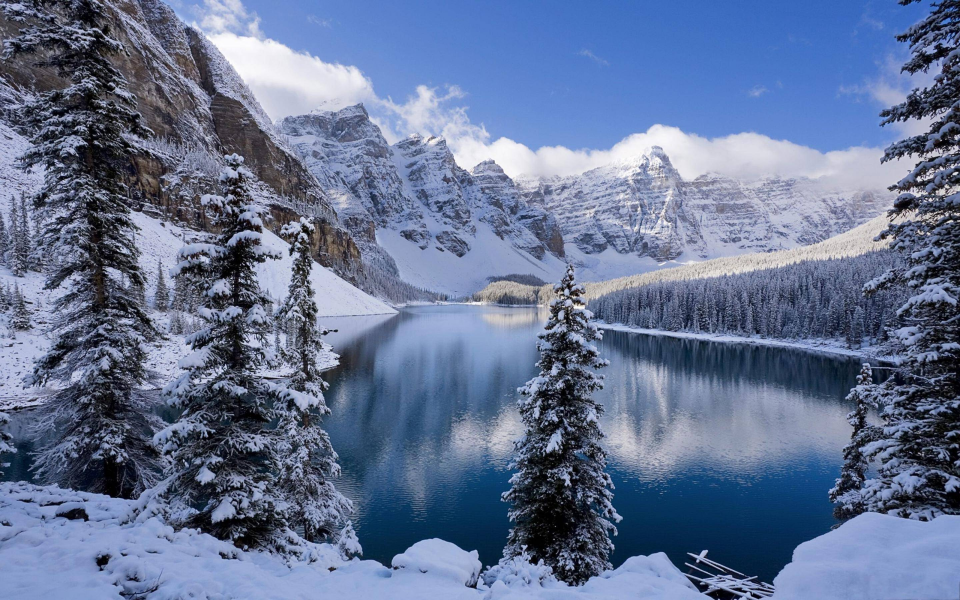
#> input picture data/winter.jpeg, 2880 x 1800 px, found by its file name (shown at 1/3 size)
$ python run.py
#> lines starting #> are read from the running program, lines starting #| are printed output that depends on the picture
### image_abstraction/process_image.py
import numpy as np
import cv2 as cv
import logging
from matplotlib import pyplot as plt
from time import perf_counter

logging.basicConfig(level=logging.INFO)


def load_image(file, max_dim):
    """Loads and resizes image from file"""
    img = cv.imread(file)
    logging.info(f'Image loaded with dimensions: {img.shape}')
    is_too_large = max(img.shape) > max_dim
    if is_too_large:
        h, w, _ = img.shape

        # scale image down to be within dimension constraint
        scale = (max(img.shape) - max_dim) / max(img.shape)
        dim = (int(w * scale), int(h * scale))
        img = cv.resize(img, dim)
        logging.info(f'Image resized to dimensions: {img.shape}')
    return img


def quantize_img_colours(img, k):
    """Uses kmeans algorithm to reduce image to 'k' number of
    colours
    """
    start = perf_counter()
    logging.info(f'Starting image quantization with {k} clusters')

    i = np.float32(img).reshape(-1, 3)
    condition = (cv.TERM_CRITERIA_EPS + cv.TERM_CRITERIA_MAX_ITER, 20, 1.0)
    _, label, center = cv.kmeans(i, k, None, condition, 10,
                                 cv.KMEANS_RANDOM_CENTERS)
    center = np.uint8(center)
    final_img = center[label.flatten()]
    final_img = final_img.reshape(img.shape)
    end = perf_counter()
    logging.info(f'Image quantized in {end - start} seconds')
    return final_img


def get_colour_counts(img):
    """Calculates pixel count of each colour in an image, returns
    dict containing colour-count pairs
    """
    start = perf_counter()
    logging.info('Getting pixel colour counts')
    h, w, _ = img.shape
    colours = {}
    for row in range(h):
        for col in range(w):
            colour = tuple(img[row, col])
            if colour in colours:
                colours[colour] += 1
            else:
                colours[colour] = 1
    end = perf_counter()
    logging.info(f'Image pixels counted in {end - start} seconds')
    return colours


def plot_colour_hist(colours):
    """Plots histogram of pixel colour distribution of an image"""
    c = [bgr_to_hex(key) for key in colours]
    plt.bar(range(len(colours)), colours.values(), color=c)
    plt.show()


def bgr_to_hex(bgr):
    """Converts BGR 3-tuple to RGBA 4-tuple"""
    b, g, r = bgr
    return '#%02x%02x%02x%02x' % (r, g, b, 255)

### run.py
from image_abstraction import abstract_art as abst, process_image as proc
import cv2 as cv
import argparse


def main():
    parser = argparse.ArgumentParser()
    parser.add_argument(
        "-f", "--file", default='winter.jpeg', type=str,
        help="Name of image file in image directory"
    )
    parser.add_argument(
        "-k", "--kclusters", default=5, type=int,
        help="Number of clusters to quantize image pixel colours into"
    )
    parser.add_argument(
        "-o", "--outdim", default="1080x1080", type=str,
        help="Image dimensions of output image"
    )
    parser.add_argument(
        "-i", "--indim", default=1920, type=int,
        help="Maximum dimension which input image will be reduced to before "
             "processing"
    )
    args = parser.parse_args()
    width, height = args.outdim.split('x')
    dim = (int(height), int(width), 3)  # shape of abstract image

    # load and colour quantize input image
    img = proc.load_image(args.file, args.indim)
#> in load_image, img is the input picture: shape (1800, 2880, 3); mean B, G, R 148.7, 115.5, 100.3
#> in load_image, `img = cv.resize(img, dim)`:
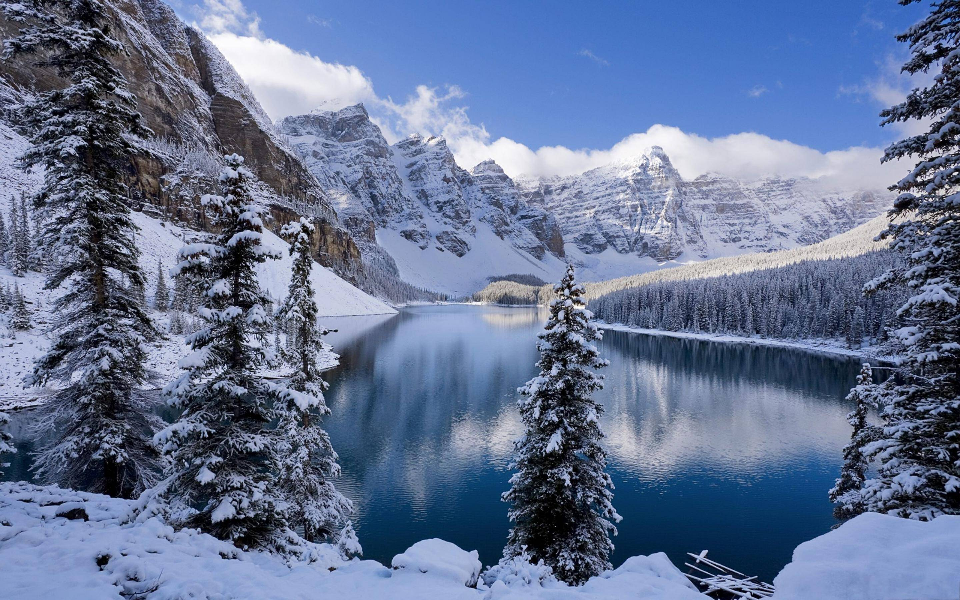
#> img: shape (600, 960, 3); mean B, G, R 148.7, 115.5, 100.2
    img = proc.quantize_img_colours(img, args.kclusters)
#> in quantize_img_colours, `_, label, center = cv.kmeans(i, k, None, condition, 10, cv.KMEANS_RAND..`: center = [[197.4, 160.2, 145.9], [179.4, 125.6, 98.56], [50.09, 31.92, 20.8], [222, 204.4, 201.2], [107.2, 81.8, 69.48]]
#> in quantize_img_colours, `center = np.uint8(center)`: center = [[197, 160, 145], [179, 125, 98], [50, 31, 20], [221, 204, 201], [107, 81, 69]]
#> in quantize_img_colours, `final_img = final_img.reshape(img.shape)`:
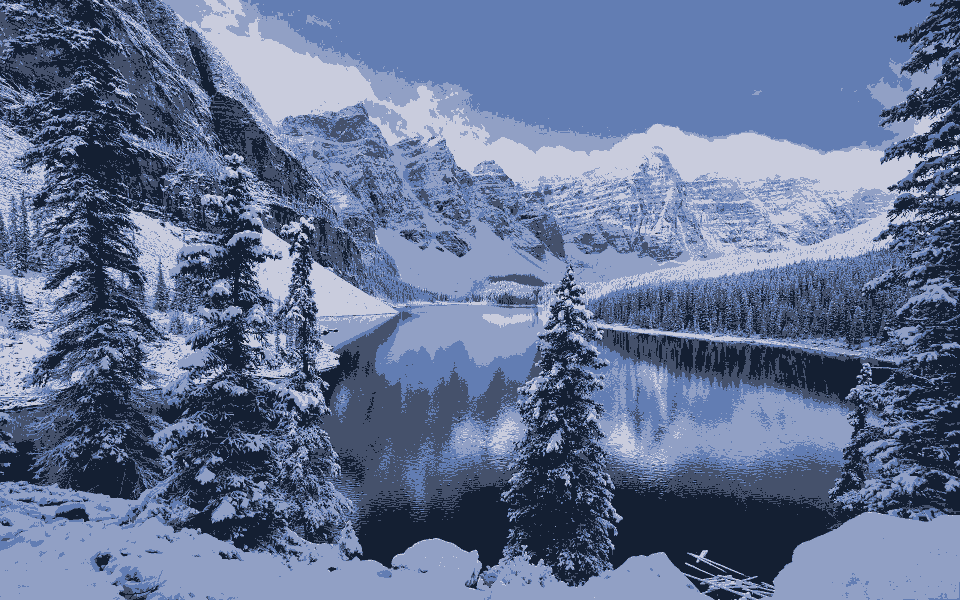
#> final_img: shape (600, 960, 3); mean B, G, R 148.3, 114.9, 99.6

    # show quantized image
    window = 'Quantized Image'
    cv.imshow(window, img)
    cv.waitKey(0)
    cv.destroyAllWindows()

    colours = proc.get_colour_counts(img)
#> after the loop in get_colour_counts, `for row in range(h):`: colours = {(179, 125, 98): 142656, (107, 81, 69): 108631, (50, 31, 20): 116777, (197, 160, 145): 147485, (221, 204, 201): 60451}
    proc.plot_colour_hist(colours)
#> in plot_colour_hist, `c = [bgr_to_hex(key) for key in colours]`: c = ['#627db3ff', '#45516bff', '#141f32ff', '#91a0c5ff', '#c9ccddff']
#> in plot_colour_hist, `plt.show()`:
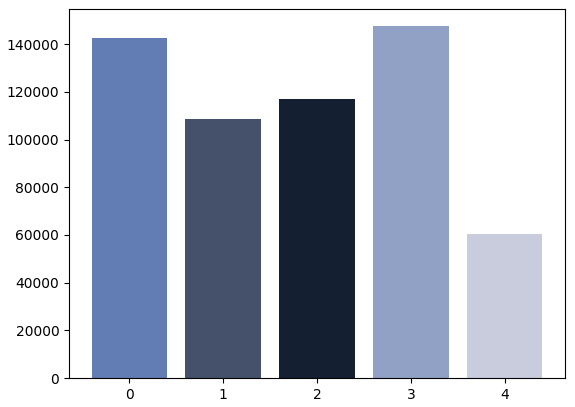
#> figure drawn by matplotlib, 1 panel; tallest bar 147485 high, from x = 2.6 to 3.4

    window = 'Abstract Image'
#> (the run stopped early here; a loop or call above may not have finished)

$ run again, with data/fall.jpeg copied over data/winter.jpeg
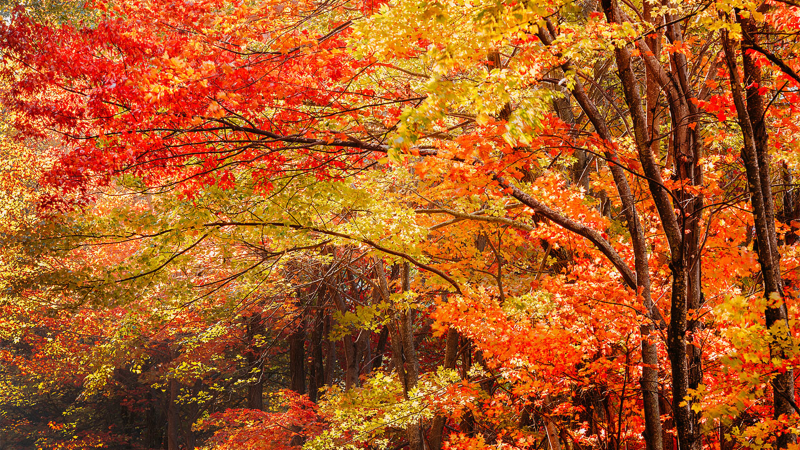
#> input picture data/fall.jpeg, 1600 x 900 px, found by its file name (shown at 1/2 size)
#> in load_image, img is the input picture: shape (900, 1600, 3); mean B, G, R 34.8, 90.8, 172.5
#> in quantize_img_colours, `_, label, center = cv.kmeans(i, k, None, condition, 10, cv.KMEANS_RAND..`: center = [[15.74, 28.7, 66.85], [26.82, 73.72, 145.2], [33.95, 140.7, 222.3], [128.9, 195.7, 236.5], [12.63, 53.02, 225.8]]
#> in quantize_img_colours, `center = np.uint8(center)`: center = [[15, 28, 66], [26, 73, 145], [33, 140, 222], [128, 195, 236], [12, 53, 225]]
#> in quantize_img_colours, `final_img = final_img.reshape(img.shape)`:
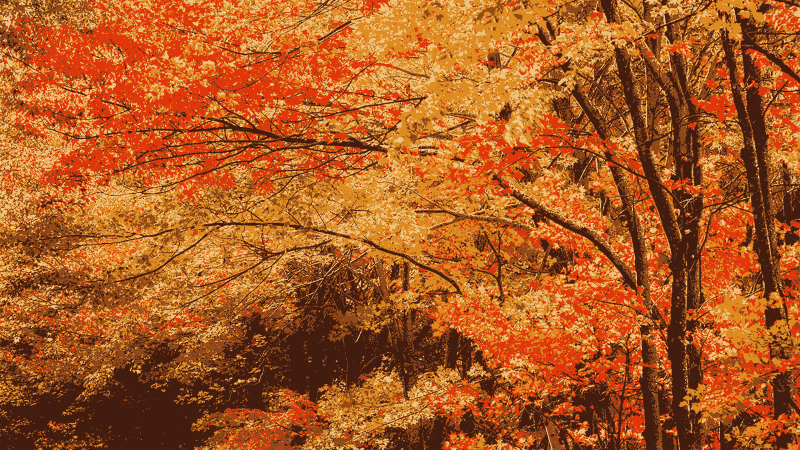
#> final_img: shape (900, 1600, 3) (shown at 1/2 size); mean B, G, R 34, 90.3, 172
#> after the loop in get_colour_counts, `for row in range(h):`: colours = {(26, 73, 145): 321172, (15, 28, 66): 322543, (33, 140, 222): 378614, (128, 195, 236): 157538, (12, 53, 225): 260133}
#> c = ['#91491aff', '#421c0fff', '#de8c21ff', '#ecc380ff', '#e1350cff']
#> in plot_colour_hist, `plt.show()`:
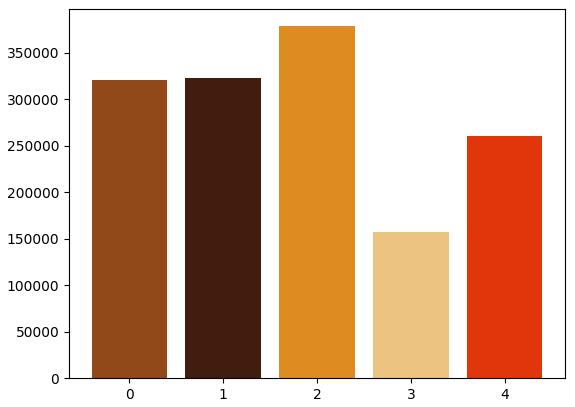
#> figure drawn by matplotlib, 1 panel; tallest bar 378614 high, from x = 1.6 to 2.4
